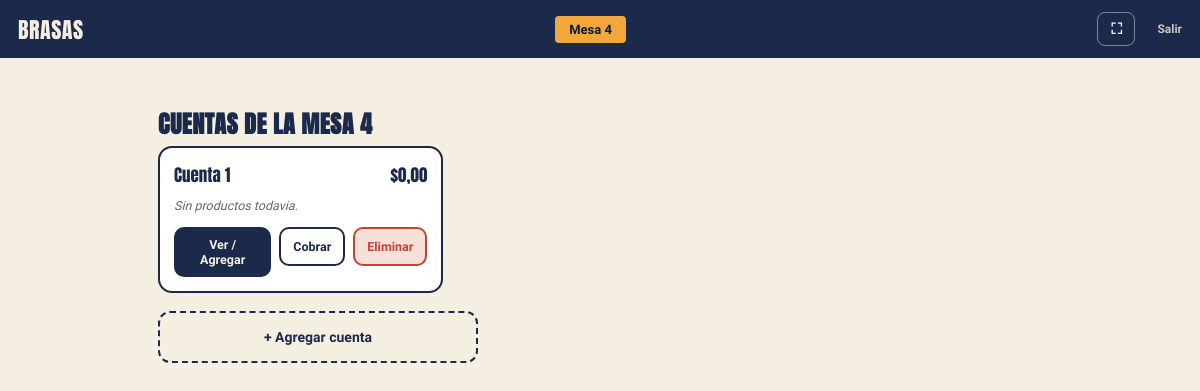
The page /mesa/4/cuentas/ (signed in) on the database its author committed.
### pedidos/models.py (models this page shows, shortened)
class Mesa(models.Model):
    numero = models.IntegerField(unique=True)

class Cuenta(models.Model):
    mesa = models.ForeignKey(Mesa, related_name="cuentas", on_delete=models.CASCADE)
    numero = models.PositiveIntegerField()
    cerrada = models.BooleanField(default=False)
    creado = models.DateTimeField(default=timezone.now)
    class Meta:
        ordering = ["numero"]
        unique_together = [("mesa", "numero")]
    def items(self):
        return DetalleOrden.objects.filter(
            orden__mesa=self.mesa, orden__es_venta_directa=False, cuenta=self.numero,
        ).exclude(orden__estado="cerrada").select_related("producto", "acompanamiento")

### pedidos/views.py (the view)
# urls.py: path("mesa/<int:mesa_id>/cuentas/", views.cuentas_mesa, name="cuentas_mesa"),
@login_required
@user_passes_test(es_mesero)
def cuentas_mesa(request, mesa_id):
    mesa = get_object_or_404(Mesa, id=mesa_id)
    cuentas = []
    for cuenta in mesa.cuentas.filter(cerrada=False):
        items = list(cuenta.items())
        cuentas.append({
            "cuenta": cuenta,
            "items": items,
            "total": sum(i.subtotal() for i in items),
        })
    orden = Orden.objects.filter(mesa=mesa, estado="abierta", es_venta_directa=False).first()
    envio_cuentas = []
    if orden:
        for numero in sorted({item.cuenta for item in orden.items.all()}):
            items_ronda = [i for i in orden.items.all() if i.cuenta == numero]
            envio_cuentas.append({
                "numero": numero,
                "subtotal": sum(i.subtotal() for i in items_ronda),
                "unidades_envase": orden.unidades_con_envase(cuenta=numero),
            })
    return render(request, "pedidos/cuentas_mesa.html", {
        "mesa": mesa,
        "cuentas": cuentas,
        "orden": orden,
        "envio_cuentas": envio_cuentas,
    })

### pedidos/context_processors.py (called while the page is built)
def css_version(request):
    ruta = finders.find("pedidos/estilo.css")
    return {"css_version": int(os.path.getmtime(ruta)) if ruta else 0}

### pedidos/models.py (called while the page is built)
    def recargo_llevar(self):
        cuentas_llevar = {e.cuenta for e in self.cuentas_estado.all() if e.para_llevar}
        return sum(
            (self.RECARGO_PARA_LLEVAR * self.unidades_con_envase(cuenta=c) for c in cuentas_llevar),
            Decimal("0"),
        )

    def total(self):
        return sum(item.subtotal() for item in self.items.all()) + self.recargo_llevar()

### pedidos/views.py (called while the page is built)
def es_mesero(user):
    return user.groups.filter(name="Mesero").exists() or user.is_superuser

### pedidos/templates/pedidos/cuentas_mesa.html (shortened to what this page needs)
{% extends "pedidos/base.html" %}
{% load l10n %}
{% block contenido %}
<header class="top">
    <a href="{% url 'elegir_mesa' %}" class="titulo">Brasas</a>
    <span class="mesa">Mesa {{ mesa.numero }}</span>
    <span class="top-acciones">
        <button type="button" class="top-fullscreen" id="btn-fullscreen" aria-label="Pantalla completa">⛶</button>
        <a href="{% url 'logout' %}" class="top-salir">Salir</a>
    </span>
</header>
<div class="app">
    <h2 class="seccion-titulo">Cuentas de la Mesa {{ mesa.numero }}</h2>
    <div class="cuentas-grid">
        {% for c in cuentas %}
        <div class="cuenta-card">
            <div class="cuenta-head">
                <span class="cuenta-nombre">Cuenta {{ c.cuenta.numero }}</span>
                <span class="cuenta-total">${{ c.total|floatformat:2 }}</span>
            </div>
            <ul class="cuenta-lista">
                {% for item in c.items %}
                <li>
                    <span>{{ item.cantidad }}x {{ item.producto.nombre }}</span>
                    <em>${{ item.subtotal|floatformat:2 }}</em>
                </li>
                {% empty %}
                <li class="cuenta-vacia">Sin productos todavia.</li>
                {% endfor %}
            </ul>
            <div class="cuenta-acciones">
                <a href="{% url 'menu_mesa' mesa.id %}?cuenta={{ c.cuenta.numero }}" class="btn-cuenta-agregar">Ver / Agregar</a>
                <form method="post" action="{% url 'cobrar_cuenta' c.cuenta.id %}" onsubmit="return confirm('¿Ya se cobro esta cuenta?');">
                    <button type="submit" class="btn-cuenta-cobrar">Cobrar</button>
                </form>
                <form method="post" action="{% url 'eliminar_cuenta' c.cuenta.id %}" class="form-eliminar-cuenta" data-vacia="{% if c.items %}0{% else %}1{% endif %}">
                    <button type="submit" class="btn-cuenta-eliminar">Eliminar</button>
                </form>
            </div>
        </div>
        {% empty %}
        <p class="vacio">Esta mesa no tiene cuentas abiertas todavia. Agrega la primera con el boton de abajo.</p>
        {% endfor %}
    </div>
    <form method="post" action="{% url 'crear_cuenta' mesa.id %}">
        <button type="submit" class="btn-agregar-cuenta">+ Agregar cuenta</button>
    </form>
</div>
{% endblock %}

### pedidos/static/pedidos/estilo.css (style rules this page uses)
:root { --navy: #1B2A4A; --navy-dark: #101B30; --cream: #F5EFE2; --card: #FBF7EE; --mustard: #F2A73B; --mustard-dark: #7A5514; --ink: #1B1B1B; --ink-soft: #6B6558; --danger: #C6432E; --danger-bg: #F7DFDA; --ok: #2F5C2F; --ok-bg: #E5F0E1; --line: #E9E2D3; --top-h: 58px; --pedido-w: 340px; }
* { box-sizing: border-box; }
body { margin: 0; background: var(--cream); font-family: 'Work Sans', sans-serif; color: var(--ink); }
header.top { background: var(--navy); padding: 0 18px; height: var(--top-h); display: flex; justify-content: space-between; align-items: center; position: sticky; top: 0; z-index: 70; }
header.top .top-acciones { display: flex; align-items: center; gap: 10px; }
header.top .top-fullscreen { height: 34px; min-width: 38px; padding: 0 10px; border: 1.5px solid rgba(245, 239, 226, .45); border-radius: 8px; background: transparent; color: var(--cream); font-size: 15px; font-weight: 700; cursor: pointer; }
header.top .top-salir { color: var(--cream); font-size: 12px; font-weight: 600; opacity: .8; text-decoration: none; margin-left: 12px; }
header.top .titulo { font-family: 'Anton', sans-serif; font-size: 22px; letter-spacing: 0.5px; color: var(--cream); text-transform: uppercase; text-decoration: none; }
header.top .mesa { background: var(--mustard); color: var(--navy-dark); font-weight: 700; font-size: 13px; padding: 6px 14px; border-radius: 4px; }
.app { max-width: 920px; margin: 0 auto; padding: 18px 18px 40px; }
.seccion-titulo { font-family: 'Anton', sans-serif; color: var(--navy); text-transform: uppercase; letter-spacing: 0.5px; margin: 30px 0 4px; }
.cuentas-grid { display: grid; grid-template-columns: repeat(auto-fill, minmax(240px, 1fr)); gap: 14px; margin-bottom: 18px; }
.cuenta-card { background: #FFFFFF; border: 2px solid var(--navy); border-radius: 14px; padding: 14px; display: flex; flex-direction: column; gap: 8px; }
.cuenta-head { display: flex; justify-content: space-between; align-items: center; }
.cuenta-nombre { font-family: 'Anton', sans-serif; font-size: 17px; color: var(--navy); }
.cuenta-total { font-family: 'Anton', sans-serif; font-size: 17px; color: var(--navy); }
.cuenta-lista { list-style: none; margin: 0; padding: 0; display: flex; flex-direction: column; gap: 4px; font-size: 12.5px; color: var(--ink-soft); max-height: 160px; overflow-y: auto; }
.cuenta-lista li { display: flex; justify-content: space-between; gap: 8px; padding: 2px 0; border-bottom: 1px dashed var(--line); }
.cuenta-lista li:last-child { border-bottom: none; }
.cuenta-vacia { font-style: italic; }
.cuenta-acciones { display: flex; gap: 8px; margin-top: 4px; }
.btn-cuenta-agregar { flex: 1; text-align: center; background: var(--navy); color: var(--cream); font-weight: 700; font-size: 12.5px; text-decoration: none; padding: 10px 12px; border-radius: 10px; }
.btn-cuenta-cobrar { flex: 1; border: 2px solid var(--navy); background: #FFFFFF; color: var(--navy); font-family: inherit; font-weight: 700; font-size: 12.5px; padding: 10px 12px; border-radius: 10px; cursor: pointer; }
.btn-cuenta-eliminar { flex: 1; border: 2px solid var(--danger); background: var(--danger-bg); color: var(--danger); font-family: inherit; font-weight: 700; font-size: 12.5px; padding: 10px 12px; border-radius: 10px; cursor: pointer; }
.btn-agregar-cuenta { width: 100%; max-width: 320px; height: 52px; border: 2px dashed var(--navy); background: transparent; color: var(--navy); font-family: inherit; font-weight: 700; font-size: 14px; border-radius: 12px; cursor: pointer; margin-bottom: 24px; }

### rows shown on the page
Mesa: numero "4"
Cuenta: cuenta.numero "1", total "0,00"
